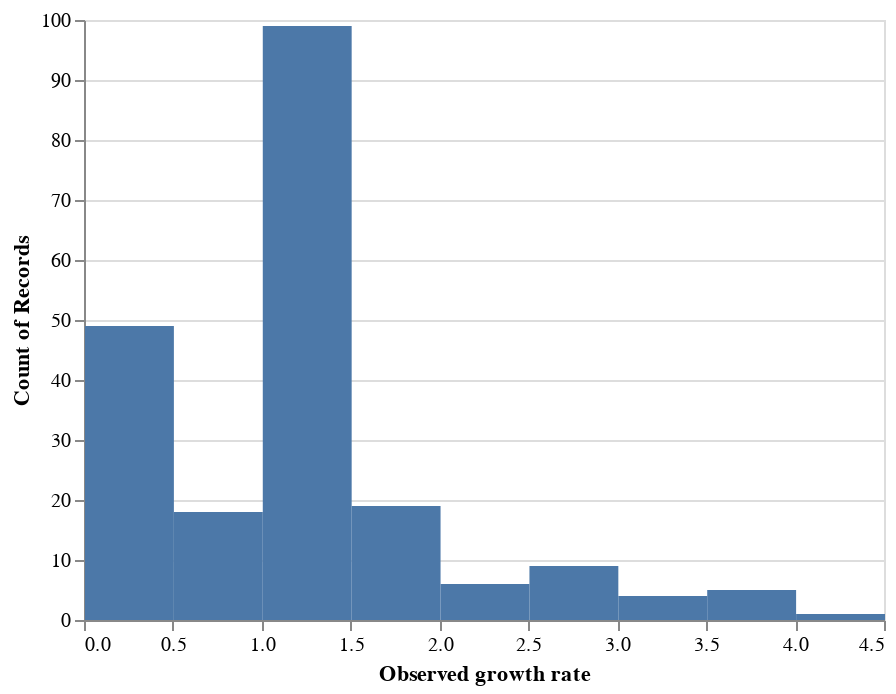

Write notebook code for a chart like this one.
### Code cell
alt.Chart(complete_clade_frequencies).mark_rect().encode(
    x=alt.X("observed_growth_rate:Q", bin=True, title="Observed growth rate"),
    y="count()"
)

### Figure 1 — Vega-Lite specification as saved in the notebook (floating-point values rounded to 4 significant figures; data arrays with more than 128 entries replaced by an {"elided": "..."} marker saying what was removed)
{"$schema": "https://vega.github.io/schema/vega-lite/v3.3.0.json", "config": {"mark": {"tooltip": null}, "view": {"height": 300, "width": 400}}, "data": {"name": "data-1b490b89cbf2dbfab998b22c54d0a03e"}, "datasets": {"data-1b490b89cbf2dbfab998b22c54d0a03e": {"elided": "210 records"}}, "encoding": {"x": {"bin": true, "field": "observed_growth_rate", "title": "Observed growth rate", "type": "quantitative"}, "y": {"aggregate": "count", "type": "quantitative"}}, "mark": "rect"}
